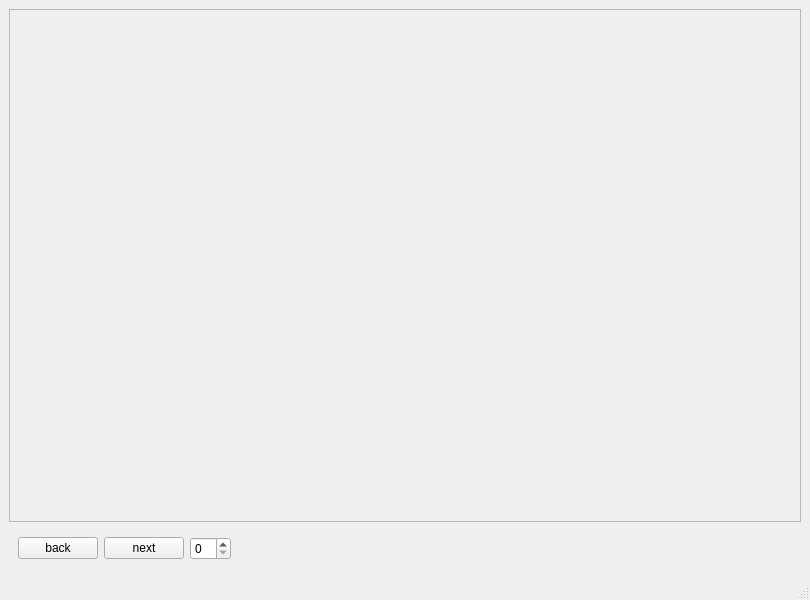
<?xml version="1.0" encoding="UTF-8"?>
<ui version="4.0">
 <class>MainWindow</class>
 <widget class="QMainWindow" name="MainWindow">
  <property name="geometry">
   <rect>
    <x>0</x>
    <y>0</y>
    <width>810</width>
    <height>600</height>
   </rect>
  </property>
  <property name="windowTitle">
   <string>MainWindow</string>
  </property>
  <widget class="QWidget" name="centralwidget">
   <layout class="QVBoxLayout" name="verticalLayout">
    <item>
     <widget class="QScrollArea" name="scrollArea">
      <property name="widgetResizable">
       <bool>true</bool>
      </property>
      <widget class="QWidget" name="scrollAreaWidgetContents">
       <property name="geometry">
        <rect>
         <x>0</x>
         <y>0</y>
         <width>790</width>
         <height>507</height>
        </rect>
       </property>
      </widget>
     </widget>
    </item>
    <item>
     <widget class="QWidget" name="widget" native="true">
      <layout class="QHBoxLayout" name="horizontalLayout">
       <item>
        <widget class="QPushButton" name="backButton">
         <property name="sizePolicy">
          <sizepolicy hsizetype="Fixed" vsizetype="Fixed">
           <horstretch>0</horstretch>
           <verstretch>0</verstretch>
          </sizepolicy>
         </property>
         <property name="text">
          <string>back</string>
         </property>
        </widget>
       </item>
       <item>
        <widget class="QPushButton" name="nextButton">
         <property name="sizePolicy">
          <sizepolicy hsizetype="Fixed" vsizetype="Fixed">
           <horstretch>0</horstretch>
           <verstretch>0</verstretch>
          </sizepolicy>
         </property>
         <property name="text">
          <string>next</string>
         </property>
        </widget>
       </item>
       <item>
        <widget class="QSpinBox" name="spinBox">
         <property name="sizePolicy">
          <sizepolicy hsizetype="Fixed" vsizetype="Fixed">
           <horstretch>0</horstretch>
           <verstretch>0</verstretch>
          </sizepolicy>
         </property>
        </widget>
       </item>
       <item>
        <widget class="QWidget" name="widget_2" native="true"/>
       </item>
      </layout>
     </widget>
    </item>
   </layout>
  </widget>
  <widget class="QStatusBar" name="statusbar"/>
 </widget>
 <resources/>
 <connections/>
</ui>
